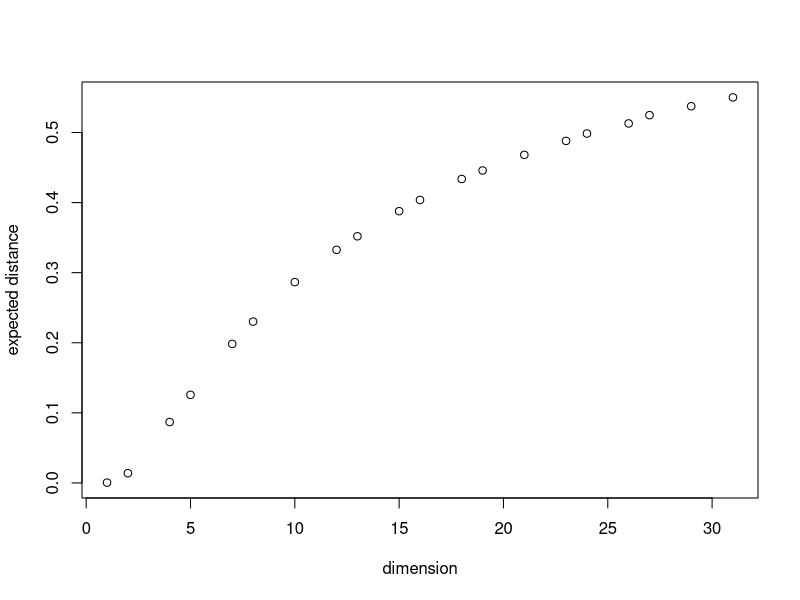

Write the R code that produced this figure.
rm(list = ls())
#Example 1.2.3 of HDS by Martin J. Wainwright.

#number of data points
n = 1000

#we use monte-carlo method to compute the expected distance of a random point in $[0,1]^d$ towards a set of n random points in $[0,1]^d$

#We use different distances d, in the vector ds
ds = floor(seq(1,floor(sqrt(n)), length=20))
distances_ds =rep(0,length(ds))
M = 1000

for(j in 1:length(ds))
{
  d = ds[j]
  dist = rep(0,M)
  for (i in 1:M)
  {
    X = matrix(runif(n*d), ncol = d, nrow = n) #set of n random points in $[0,1]^d$
    Xp = runif(d) #random point in [0,1]^d
    dist[i] <- min(apply(abs(t(t(X)-Xp)), 1, max, na.rm=TRUE)) #\ell_{\infty} distance
  }
  distances_ds[j] = mean(dist)
}

plot(ds,distances_ds, xlab = "dimension", ylab = "expected distance")

           
